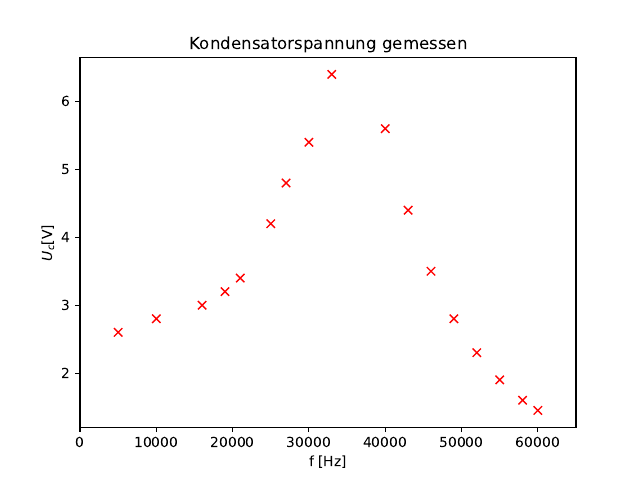

Python code for this plot:
import matplotlib.pyplot as plt
import numpy as np
from scipy.optimize import curve_fit
from uncertainties import ufloat
import math

f, fh, phi, deltaphi, A_s, A_g = np.genfromtxt('Frequenzabhängigkeit.txt', unpack=True)


plt.plot(fh, A_s, 'xr')
plt.xlim(0, 65000)
plt.title('Kondensatorspannung gemessen')
plt.xlabel('f [Hz]')
plt.ylabel(r'$U_c$''[V]')
plt.savefig('Frequenzabhängigkeit.pdf')

